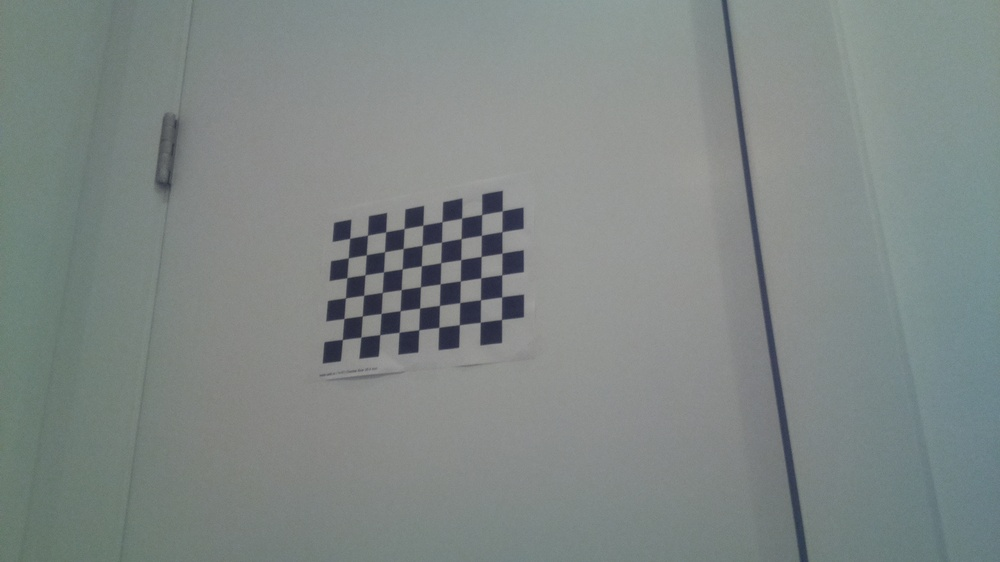
#> input picture Desktop/calibimages/test0.jpg, 1000 x 562 px, shrunk from 1920 x 1080 before the run, found by its file name; its folder holds only this picture in this run
$ python pi_camera_calibration.py
#> lines starting #> are read from the running program, lines starting #| are printed output that depends on the picture; after the words box and inside, x2 and y2 are one past the last pixel; in counts of white or black regions, pixels touching at a corner belong together
import cv2
import numpy as np
import os
import glob

#CAMERA CALIBRATION FOR RASPBERRY PI CAMERA v2

#setting criteria
CHECKERBOARD = (6,9) #6 x 9 inner corners
criteria = (cv2.TERM_CRITERIA_EPS + cv2.TERM_CRITERIA_MAX_ITER, 30, 0.001)

#array for object points
objpoints = []
imgpoints = []

objp = np.zeros((1, CHECKERBOARD[0] * CHECKERBOARD[1], 3), np.float32)
objp[0,:,:2]=np.mgrid[0:CHECKERBOARD[0], 0:CHECKERBOARD[1]].T.reshape(-1,2)
prev_img_shape=None

#looping through calibration images
directory = ('/home/pi/Desktop/calibimages/')
for filename in os.listdir(directory): #return filename + size

    #read image
    pathname= os.path.join(directory, filename)
    img=cv2.imread(pathname)
#> img is the input picture: shape (562, 1000, 3); mean B, G, R 133.4, 135.2, 127.4
    gray = cv2.cvtColor(img,cv2.COLOR_BGR2GRAY)
    #print(pathname)

    #finding corners
    ret, corners = cv2.findChessboardCorners(gray, CHECKERBOARD, cv2.CALIB_CB_ADAPTIVE_THRESH + cv2.CALIB_CB_FAST_CHECK + cv2.CALIB_CB_NORMALIZE_IMAGE)
#> ret = True; corners = 54 rows, first 8: [342.4, 339.6], [343.9, 318.6], [345.4, 297.8], [346.9, 277.7], [348.3, 257.9], [349.6, 238.3], [363, 336], [362.3, 316]
    #print(pathname, ret)

    #refining and drawing corners
    if ret == True:
        objpoints.append(objp)

        corners2 = cv2.cornerSubPix(gray, corners, (11,11), (-1, -1), criteria)
#> corners2 = 54 rows, first 8: [342.4, 339.4], [344, 318.5], [345.4, 297.9], [346.9, 277.6], [348.3, 257.8], [349.7, 238.3], [360.9, 337.1], [362.3, 315.9]
        imgpoints.append(corners2)

        img = cv2.drawChessboardCorners(img, CHECKERBOARD, corners2, ret)
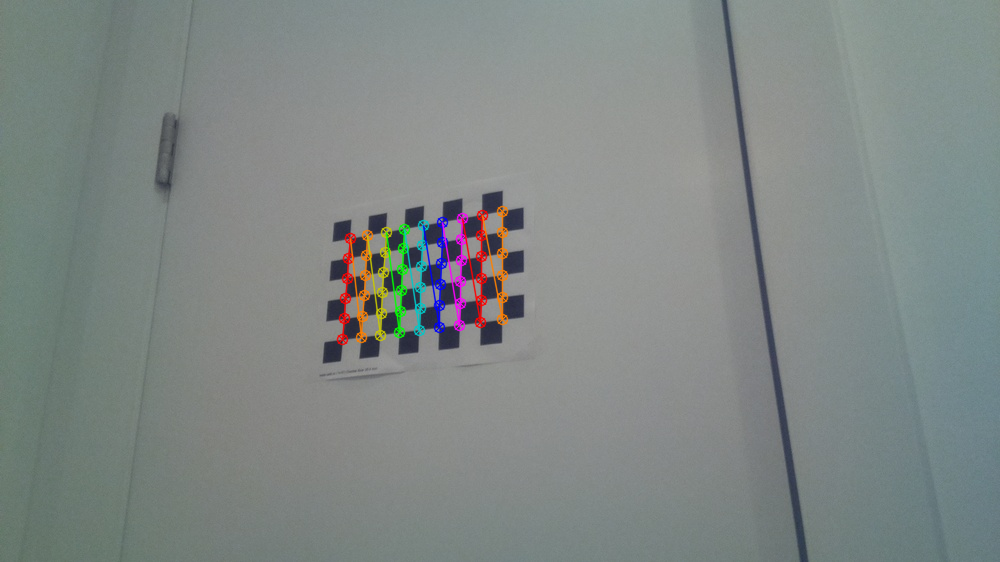
#> img: shape (562, 1000, 3); 1.64% of pixels changed, all inside (x1, y1, x2, y2) = (336, 205, 509, 346)
        #cv2.imshow(pathname, img)
        #cv2.waitKey(0)
    elif ret == False:
        print(pathname, "Checkerboard not found")

#cv2.destroyAllWindows()
#h,w = img.shape[:2]


#saving the calibration matrix to a .yml file
ret, mtx, dist,rvecs,tvecs = cv2.calibrateCamera(objpoints, imgpoints, gray.shape[::-1], None, None)
#> ret = 0.0732; mtx = [[870.4, 0, 489.9], [0, 854.1, 256.3], [0, 0, 1]]; dist = [[-0.0156, 9.32, 0.0021, -0.000698, -145.7]]; rvecs = ([-0.634, 0.0909, -1.59],); tvecs = ([-6.67, 3.83, 39.61],)
cv_file = cv2.FileStorage('/home/pi/Desktop/srt-fish/picalibmatrix.yml', cv2.FILE_STORAGE_WRITE)
cv_file.write("K", mtx)
cv_file.write("D", dist)
cv_file.release()

$ run again, on Desktop/calibimages/test12.jpg
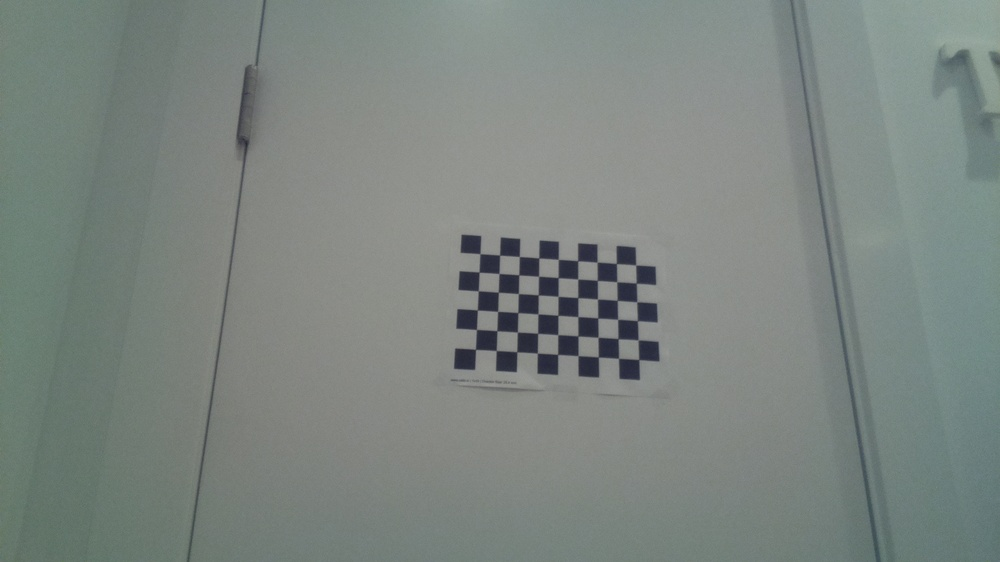
#> input picture Desktop/calibimages/test12.jpg, 1000 x 562 px, shrunk from 1920 x 1080 before the run, found by its file name
#> img is the input picture: shape (562, 1000, 3); mean B, G, R 128.4, 132.9, 124.2
#> `ret, corners = cv2.findChessboardCorners(gray, CHECKERBOARD, cv2.CALIB..`: ret = True; corners = 54 rows, first 8: [475.5, 349.4], [476.4, 329.5], [477.3, 310], [478.3, 290.8], [479.1, 272.1], [479.9, 253.7], [496.2, 350.6], [496.8, 330.7]
#> corners2 = 54 rows, first 8: [475.5, 349.3], [476.5, 329.4], [477.3, 309.9], [478.3, 290.8], [479.1, 272.1], [480, 253.6], [496.2, 350.5], [496.9, 330.7]
#> `img = cv2.drawChessboardCorners(img, CHECKERBOARD, corners2, ret)`:
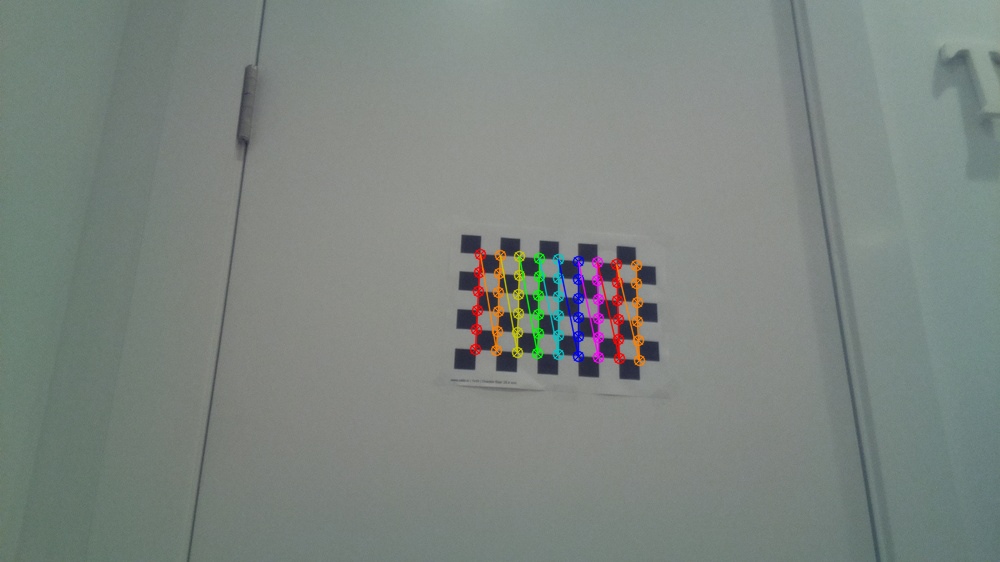
#> img: shape (562, 1000, 3); 1.58% of pixels changed, all inside (x1, y1, x2, y2) = (469, 248, 646, 367)
#> `ret, mtx, dist,rvecs,tvecs = cv2.calibrateCamera(objpoints, imgpoints,..`: ret = 0.0557; mtx = [[935.8, 0, 527], [0, 943.5, 243], [0, 0, 1]]; dist = [[0.434, -10.7, -0.00742, 0.00264, 162.5]]; rvecs = ([-0.239, -0.43, -1.49],); tvecs = ([-2.48, 5.08, 45.13],)

$ run again, on Desktop/calibimages/test2.jpg
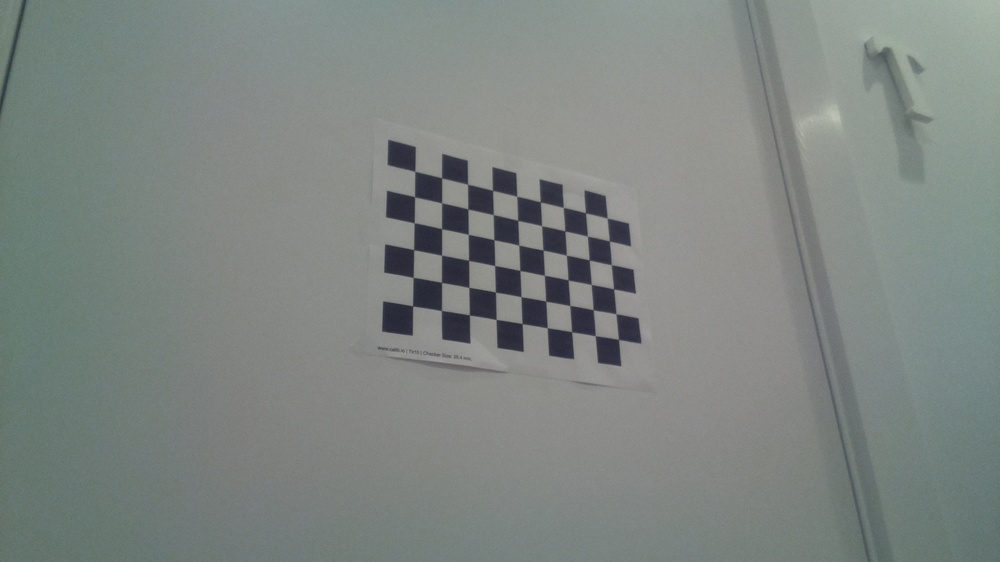
#> input picture Desktop/calibimages/test2.jpg, 1000 x 562 px, shrunk from 1920 x 1080 before the run, found by its file name
#> img is the input picture: shape (562, 1000, 3); mean B, G, R 129.9, 133.3, 126.4
#> `ret, corners = cv2.findChessboardCorners(gray, CHECKERBOARD, cv2.CALIB..`: ret = True; corners = 54 rows, first 8: [413.3, 306.4], [412.6, 277.5], [414.5, 250.4], [413.6, 223.3], [413.8, 195.7], [414.6, 171.8], [440.5, 310.7], [441.7, 282.6]
#> corners2 = 54 rows, first 8: [412.6, 305.9], [413.2, 277.4], [413.6, 249.6], [414.2, 222.7], [414.6, 196.7], [414.9, 171.3], [441.5, 310.5], [441.5, 282.4]
#> `img = cv2.drawChessboardCorners(img, CHECKERBOARD, corners2, ret)`:
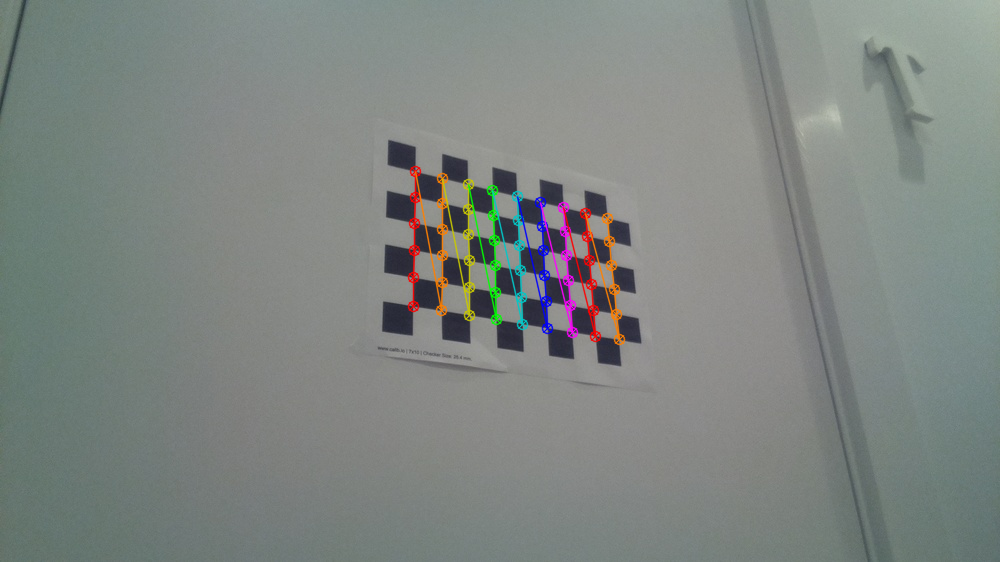
#> img: shape (562, 1000, 3); 1.89% of pixels changed, all inside (x1, y1, x2, y2) = (407, 165, 626, 346)
#> `ret, mtx, dist,rvecs,tvecs = cv2.calibrateCamera(objpoints, imgpoints,..`: ret = 0.0787; mtx = [[806, 0, 515.1], [0, 806.8, 284], [0, 0, 1]]; dist = [[0.155, -0.483, 0.00256, 0.00301, -11.68]]; rvecs = ([0.0643, -0.708, -1.44],); tvecs = ([-3.27, 0.698, 25.8],)

$ run again, on Desktop/calibimages/test3.jpg
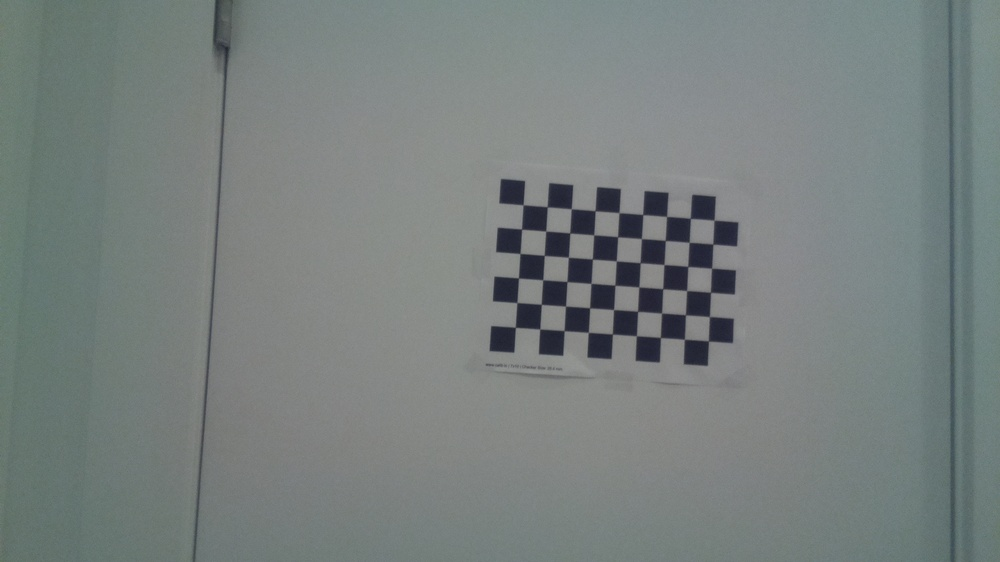
#> input picture Desktop/calibimages/test3.jpg, 1000 x 562 px, shrunk from 1920 x 1080 before the run, found by its file name
#> img is the input picture: shape (562, 1000, 3); mean B, G, R 126.4, 127.8, 119.8
#> `ret, corners = cv2.findChessboardCorners(gray, CHECKERBOARD, cv2.CALIB..`: ret = True; corners = 54 rows, first 8: [515.4, 327.4], [516.8, 302.6], [518.5, 278], [519.9, 253.5], [521.6, 229.2], [523, 205], [539.7, 329], [541.3, 304.3]
#> corners2 = 54 rows, first 8: [515.4, 327.3], [516.9, 302.6], [518.5, 277.9], [520, 253.5], [521.6, 229.1], [523.2, 204.8], [539.8, 329], [541.3, 304.3]
#> `img = cv2.drawChessboardCorners(img, CHECKERBOARD, corners2, ret)`:
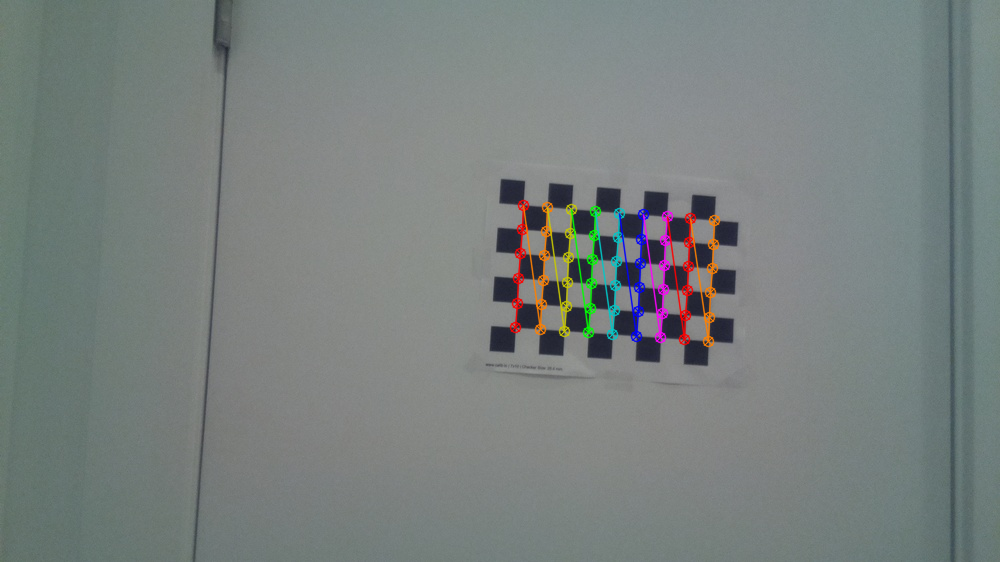
#> img: shape (562, 1000, 3); 1.83% of pixels changed, all inside (x1, y1, x2, y2) = (509, 199, 721, 348)
#> `ret, mtx, dist,rvecs,tvecs = cv2.calibrateCamera(objpoints, imgpoints,..`: ret = 0.052; mtx = [[905.1, 0, 517.9], [0, 908.5, 287.9], [0, 0, 1]]; dist = [[0.0637, 4.67, 0.00496, 0.00624, -47.77]]; rvecs = ([0.0422, -0.153, -1.5],); tvecs = ([-0.103, 1.59, 36.63],)

$ run again, on Desktop/calibimages/test1.jpg
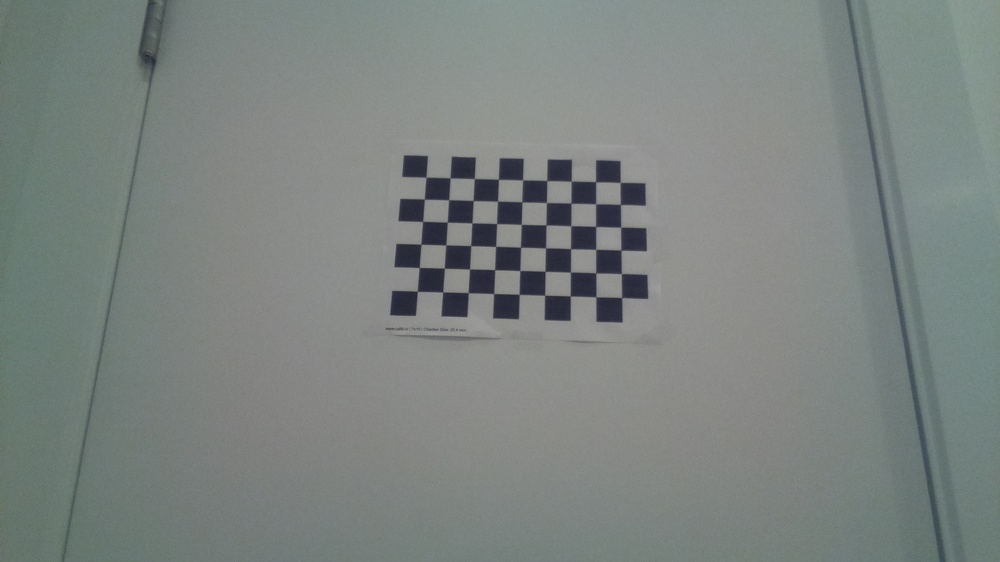
#> input picture Desktop/calibimages/test1.jpg, 1000 x 562 px, shrunk from 1920 x 1080 before the run, found by its file name
#> img is the input picture: shape (562, 1000, 3); mean B, G, R 128.5, 131.3, 124.1
#> `ret, corners = cv2.findChessboardCorners(gray, CHECKERBOARD, cv2.CALIB..`: ret = True; corners = 54 rows, first 8: [417.4, 291.3], [419.2, 267.5], [421, 244.3], [422.5, 221.4], [424.3, 199.2], [425.9, 177.4], [442.7, 292], [444.3, 268.3]
#> corners2 = 54 rows, first 8: [417.3, 291.3], [419.2, 267.5], [420.9, 244.2], [422.7, 221.4], [424.4, 199.1], [426, 177.2], [442.7, 292], [444.3, 268.2]
#> `img = cv2.drawChessboardCorners(img, CHECKERBOARD, corners2, ret)`:
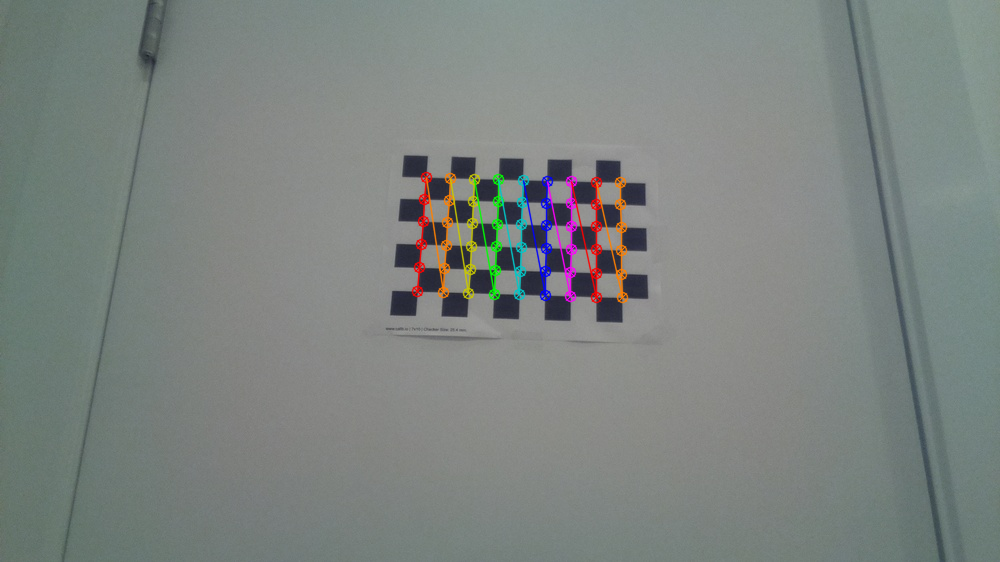
#> img: shape (562, 1000, 3); 1.76% of pixels changed, all inside (x1, y1, x2, y2) = (411, 171, 629, 304)
#> `ret, mtx, dist,rvecs,tvecs = cv2.calibrateCamera(objpoints, imgpoints,..`: ret = 0.0679; mtx = [[736.1, 0, 503], [0, 730.5, 289], [0, 0, 1]]; dist = [[0.0258, 1.88, 0.00415, 0.00146, -10.43]]; rvecs = ([-0.256, -0.234, -1.52],); tvecs = ([-3.37, 0.0866, 28.94],)
